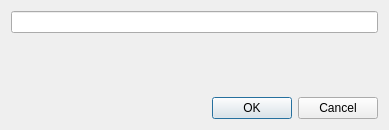
<?xml version="1.0" encoding="UTF-8"?>
<ui version="4.0">
 <class>GameRenameDialog</class>
 <widget class="QDialog" name="GameRenameDialog">
  <property name="geometry">
   <rect>
    <x>0</x>
    <y>0</y>
    <width>389</width>
    <height>130</height>
   </rect>
  </property>
  <property name="windowTitle">
   <string>Rename Game</string>
  </property>
  <property name="modal">
   <bool>true</bool>
  </property>
  <layout class="QVBoxLayout" name="verticalLayout">
   <item>
    <widget class="QLineEdit" name="mp_edit_name">
     <property name="maxLength">
      <number>250</number>
     </property>
    </widget>
   </item>
   <item>
    <widget class="QLabel" name="mp_label_message">
     <property name="text">
      <string/>
     </property>
    </widget>
   </item>
   <item>
    <spacer name="mp_spacer">
     <property name="orientation">
      <enum>Qt::Vertical</enum>
     </property>
     <property name="sizeHint" stdset="0">
      <size>
       <width>20</width>
       <height>40</height>
      </size>
     </property>
    </spacer>
   </item>
   <item>
    <widget class="QDialogButtonBox" name="mp_button_box">
     <property name="orientation">
      <enum>Qt::Horizontal</enum>
     </property>
     <property name="standardButtons">
      <set>QDialogButtonBox::Cancel|QDialogButtonBox::Ok</set>
     </property>
    </widget>
   </item>
  </layout>
 </widget>
 <resources/>
 <connections>
  <connection>
   <sender>mp_button_box</sender>
   <signal>accepted()</signal>
   <receiver>GameRenameDialog</receiver>
   <slot>accept()</slot>
   <hints>
    <hint type="sourcelabel">
     <x>248</x>
     <y>254</y>
    </hint>
    <hint type="destinationlabel">
     <x>157</x>
     <y>274</y>
    </hint>
   </hints>
  </connection>
  <connection>
   <sender>mp_button_box</sender>
   <signal>rejected()</signal>
   <receiver>GameRenameDialog</receiver>
   <slot>reject()</slot>
   <hints>
    <hint type="sourcelabel">
     <x>316</x>
     <y>260</y>
    </hint>
    <hint type="destinationlabel">
     <x>286</x>
     <y>274</y>
    </hint>
   </hints>
  </connection>
  <connection>
   <sender>mp_edit_name</sender>
   <signal>textChanged(QString)</signal>
   <receiver>GameRenameDialog</receiver>
   <slot>nameChanged(QString)</slot>
   <hints>
    <hint type="sourcelabel">
     <x>259</x>
     <y>20</y>
    </hint>
    <hint type="destinationlabel">
     <x>259</x>
     <y>50</y>
    </hint>
   </hints>
  </connection>
 </connections>
 <slots>
  <slot>nameChanged(QString)</slot>
 </slots>
</ui>
